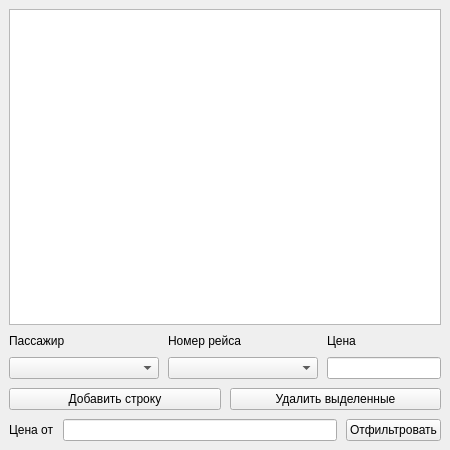
<?xml version="1.0" encoding="UTF-8"?>
<ui version="4.0">
 <class>MainWindow</class>
 <widget class="QMainWindow" name="MainWindow">
  <property name="geometry">
   <rect>
    <x>0</x>
    <y>0</y>
    <width>450</width>
    <height>450</height>
   </rect>
  </property>
  <property name="minimumSize">
   <size>
    <width>450</width>
    <height>450</height>
   </size>
  </property>
  <property name="maximumSize">
   <size>
    <width>450</width>
    <height>450</height>
   </size>
  </property>
  <property name="baseSize">
   <size>
    <width>450</width>
    <height>450</height>
   </size>
  </property>
  <property name="windowTitle">
   <string>Database lab</string>
  </property>
  <widget class="QWidget" name="centralwidget">
   <property name="enabled">
    <bool>true</bool>
   </property>
   <layout class="QVBoxLayout" name="verticalLayout" stretch="0,0,0,0">
    <property name="spacing">
     <number>9</number>
    </property>
    <property name="bottomMargin">
     <number>9</number>
    </property>
    <item>
     <widget class="QTableView" name="tableView">
      <property name="alternatingRowColors">
       <bool>false</bool>
      </property>
      <property name="selectionMode">
       <enum>QAbstractItemView::MultiSelection</enum>
      </property>
      <property name="selectionBehavior">
       <enum>QAbstractItemView::SelectRows</enum>
      </property>
      <attribute name="horizontalHeaderStretchLastSection">
       <bool>true</bool>
      </attribute>
      <attribute name="verticalHeaderMinimumSectionSize">
       <number>40</number>
      </attribute>
      <attribute name="verticalHeaderDefaultSectionSize">
       <number>40</number>
      </attribute>
     </widget>
    </item>
    <item>
     <layout class="QHBoxLayout" name="horizontalLayout">
      <item>
       <layout class="QVBoxLayout" name="verticalLayout_4">
        <item>
         <widget class="QLabel" name="label_3">
          <property name="text">
           <string>Пассажир</string>
          </property>
         </widget>
        </item>
        <item>
         <widget class="QComboBox" name="comboBox">
          <property name="minimumSize">
           <size>
            <width>0</width>
            <height>0</height>
           </size>
          </property>
          <property name="minimumContentsLength">
           <number>15</number>
          </property>
         </widget>
        </item>
       </layout>
      </item>
      <item>
       <layout class="QVBoxLayout" name="verticalLayout_3">
        <item>
         <widget class="QLabel" name="label_2">
          <property name="text">
           <string>Номер рейса</string>
          </property>
         </widget>
        </item>
        <item>
         <widget class="QComboBox" name="comboBox_2">
          <property name="minimumContentsLength">
           <number>15</number>
          </property>
         </widget>
        </item>
       </layout>
      </item>
      <item>
       <layout class="QVBoxLayout" name="verticalLayout_2">
        <item>
         <widget class="QLabel" name="label">
          <property name="text">
           <string>Цена</string>
          </property>
         </widget>
        </item>
        <item>
         <widget class="QLineEdit" name="lineEdit"/>
        </item>
       </layout>
      </item>
     </layout>
    </item>
    <item>
     <layout class="QHBoxLayout" name="horizontalLayout_2">
      <item>
       <widget class="QPushButton" name="addRowBtn">
        <property name="text">
         <string>Добавить строку</string>
        </property>
       </widget>
      </item>
      <item>
       <widget class="QPushButton" name="pushButton_2">
        <property name="text">
         <string>Удалить выделенные</string>
        </property>
       </widget>
      </item>
     </layout>
    </item>
    <item>
     <layout class="QHBoxLayout" name="horizontalLayout_3">
      <property name="leftMargin">
       <number>0</number>
      </property>
      <item>
       <widget class="QLabel" name="label_4">
        <property name="text">
         <string>Цена от</string>
        </property>
       </widget>
      </item>
      <item>
       <widget class="QLineEdit" name="lineEdit_2"/>
      </item>
      <item>
       <widget class="QPushButton" name="pushButton">
        <property name="text">
         <string>Отфильтровать</string>
        </property>
       </widget>
      </item>
     </layout>
    </item>
   </layout>
  </widget>
 </widget>
 <resources/>
 <connections/>
</ui>
